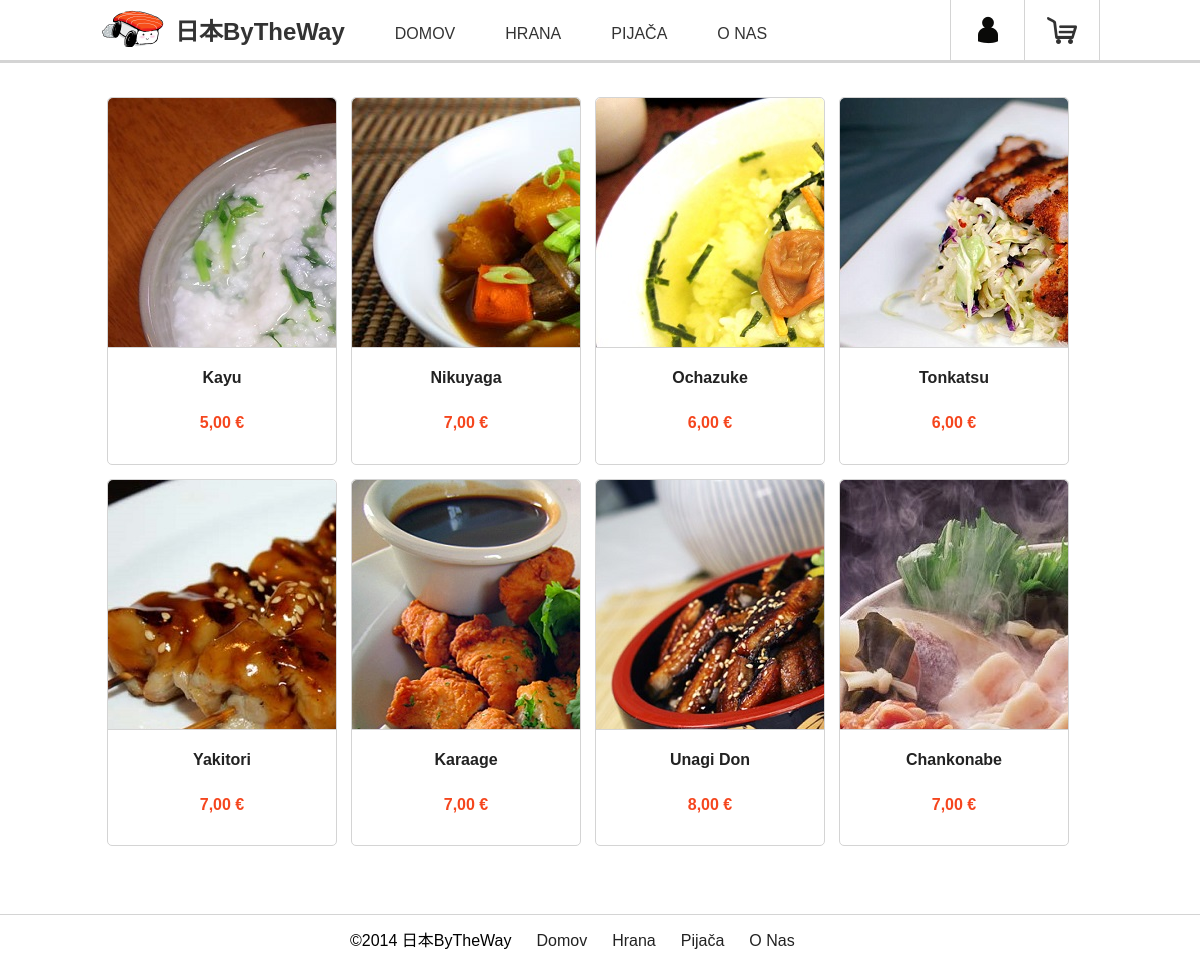
The page /products-grid.php?izbira=4 on the database as committed earlier.
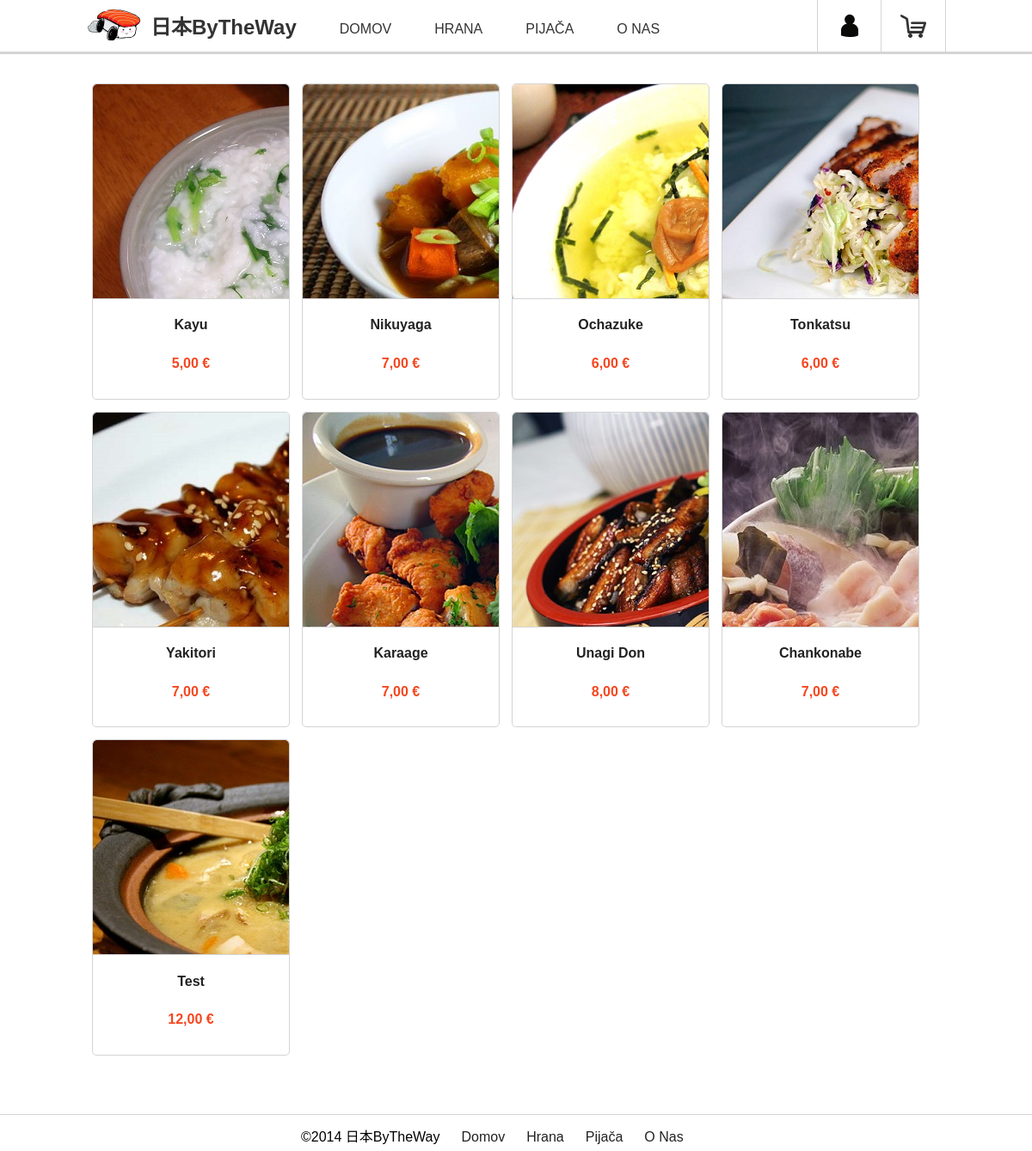
The same page on the database as committed later.
### tables this page shows
CREATE TABLE IF NOT EXISTS `hrana` (
  `HranaID` int(11) NOT NULL AUTO_INCREMENT,
  `Ime` varchar(30) NOT NULL,
  `VrstaHrane` varchar(15) NOT NULL,
  `Opis` varchar(200) NOT NULL,
  `Cena` float NOT NULL,
  `Slika` varchar(50) NOT NULL,
  PRIMARY KEY (`HranaID`)
);

### products-grid.php (the view, shortened to what this page needs)
<?php
	include('mysql-connection.php');
?>
<!doctype html>
<html lang="en">
<head>
	<link rel="stylesheet" href="styles/normalize.css">
	<link rel="stylesheet" href="styles/main.css">
</head>
<body>
	<header class="main-header">
		<?php include('main-header.php'); ?>
	</header>
	<div class="main-content">
		<div class="row clearfix">
			<ul class="products-grid inline-list">
				<?php
					$result = null;
					if ($_GET['izbira'] == 0) {
						$result = mysqli_query($connection, "SELECT * FROM hrana");
					} else if ($_GET['izbira'] == 1) {
						$result = mysqli_query($connection, "SELECT * FROM hrana WHERE VrstaHrane='Juhe'");
					} else if ($_GET['izbira'] == 2) {
						$result = mysqli_query($connection, "SELECT * FROM hrana WHERE VrstaHrane='Sushi'");
					} else if ($_GET['izbira'] == 3) {
						$result = mysqli_query($connection, "SELECT * FROM hrana WHERE VrstaHrane='Sladice'");
					} else if ($_GET['izbira'] == 4) {
						$result = mysqli_query($connection, "SELECT * FROM hrana WHERE VrstaHrane='Ostalo'");
					} else if ($_GET['izbira'] == 5) {
						$result = mysqli_query($connection, "SELECT * FROM pijaca");
					}
					if (mysqli_num_rows($result) != 0) {
						while($vrstica = mysqli_fetch_array($result)) {
							echo '<li>';
								echo '<div class="inner">';
									echo '<div class="product-picture"><img src='.$vrstica["Slika"].' alt=""></div>';
									echo '<div class="product-information">';
										echo '<a href="product.php?izbira='.$_GET['izbira'].'&posamezna='.(!empty($vrstica["HranaID"])?$vrstica["HranaID"]:$vrstica["PijacaID"]).'"><h4>'.$vrstica["Ime"].'</h4></a>';
										echo '<h5>'.$vrstica["Cena"].",00 €".'</h5>';
									echo '</div>';
								echo '</div>';
							echo'</li>';
						}
					}
				?>
			</ul>
		</div>
	</div>
	<footer class="main-footer">
		<?php include('main-footer.php'); ?>
	</footer>
</body>
</html>

Rows that differ between the two databases and show on the page:
added hrana: Slika (picture), Ime "Test", Cena "12"
